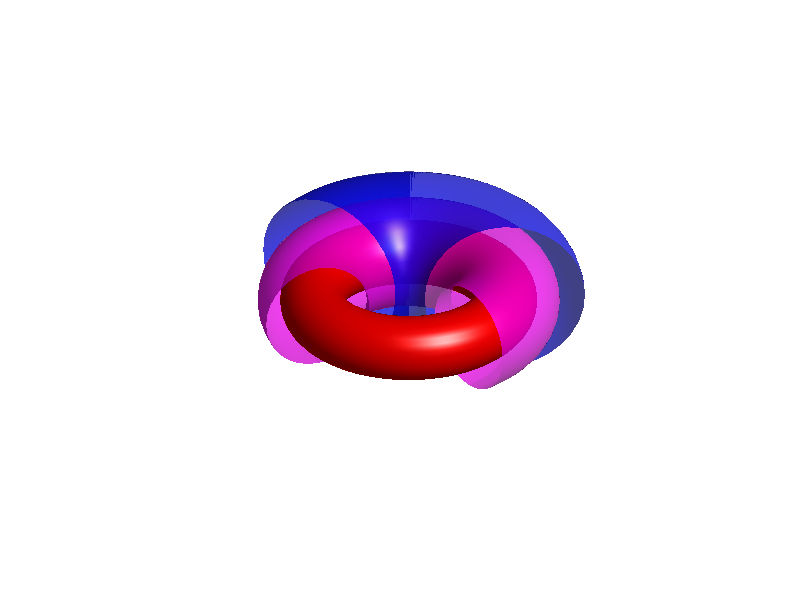
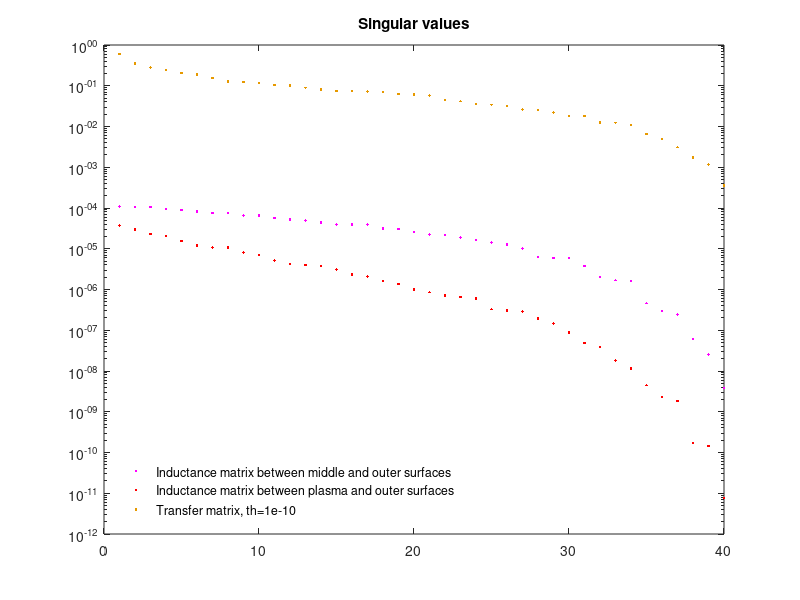
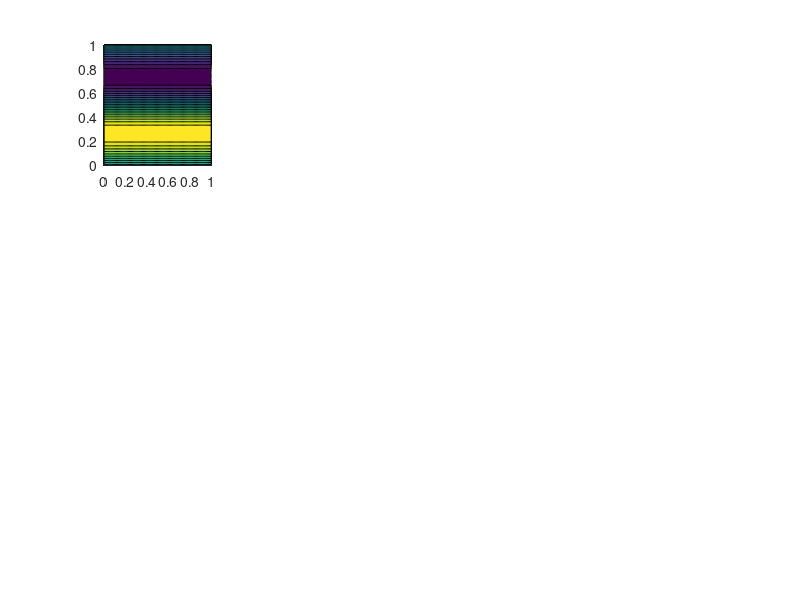

Source code (MATLAB) for these figures, in order: (Note: this script raises an error after producing the figures.)
function bdistrib()

% This matlab script performs the same steps to the fortran program. The
% fortran and matlab versions are completely independent of each other. For
% identical inputs, they should give identical outputs to within roundoff
% error.

clear

% Resolution parameters:
% **********************************

nu_plasma = 32;
nv_plasma = 64;

nu_middle = 32;
nv_middle = 64;

nu_outer = 32;
nv_outer = 64;

mpol_plasma = 4;
ntor_plasma = 4;

mpol_middle = 4;
ntor_middle = 4;

mpol_outer = 4;
ntor_outer = 4;


% Options for the shape of the plasma surface:
% **********************************
geometry_option_plasma = 0;
woutFilename = 'C:\Users\landreman\Box Sync\MATLAB\20150601-01 Sfincs version 3\equilibria\wout_w7x_standardConfig.nc';
R0_plasma = 3.0;
a_plasma = 1;
nfp_imposed = 5;

% Options for the shape of the middle surface:
% **********************************
geometry_option_middle = 0;
R0_middle = 3.0;
a_middle = 1.7;
separation_middle = 0.35;

% Options for the shape of the outer surface:
% **********************************
geometry_option_outer = 1;
R0_outer = 3.0;
a_outer = 2.5;
separation_outer = 0.7; 

% Options for the SVDs and pseudo-inverse:
% **********************************
pseudoinverse_thresholds = [1e-10];

n_singular_vectors_to_save = 12;

inverse_option = 3;
% 0 = Pseudo-inverse with customizable threshold, analogous to the implementation in the fortran version.
% 1 = Matlab "/"
% 2 = Matlab inv()
% 3 = Matlab pinv()

% Plotting options:
% **********************************

plot3DFigure = true;
%plot3DFigure = false;

%plotGrids = true;
plotGrids = false;

%plotVectors = true;
plotVectors = false;

%stopAfterInitialPlots = true;
stopAfterInitialPlots = false;

figureOffset = 0;

% Options related to checking fortran version
% *******************************************

compareToFortran = true;
%compareToFortran = false;

fortranNcFilename = 'C:\Users\landreman\Box Sync\MATLAB\bdistrib_out.w7x.nc';

fortranComparisonThreshhold = 1e-7;

% *************************************************************************
% *************************************************************************
% End of input parameters.
% *************************************************************************
% *************************************************************************

    function compareVariableToFortran(variableName, varargin)
        % Specify 'abs' as an argument to compare the absolute values.
        % This is useful for the singular vectors, which are only defined
        % up to a sign in practice.
        if ~ compareToFortran
            return
        end
        try
            fortranVariable = double(ncread(fortranNcFilename,variableName));
        catch
            fprintf(['*** Variable ',variableName,' does not exist in the fortran output file.\n'])
            return
        end
        matlabVariable = eval(variableName);
        assignin('base',[variableName,'_m'],matlabVariable)
        assignin('base',[variableName,'_f'],fortranVariable)
        if isrow(matlabVariable)
            matlabVariable = matlabVariable(:);
        end
        if isrow(fortranVariable)
            fortranVariable = fortranVariable(:);
        end
        try
            % Next lines will cause an exception if sizes are different:
            if nargin>1 && strcmp(varargin{1},'abs')
                differences = abs(abs(matlabVariable) - abs(fortranVariable)) > fortranComparisonThreshhold;
            else
                differences = abs(matlabVariable - fortranVariable) > fortranComparisonThreshhold;
            end
            if any(any(any(differences)))
                fprintf(['*** Variable ',variableName,' is the same size Matlab and fortran but differs in value. max|diff|=%g\n'],max(max(max(differences))))
            else
                fprintf(['    Variable ',variableName,' is the same in Matlab and fortran.\n'])
            end
        catch
            fprintf(['*** Variable ',variableName,' is a different size between Matlab and fortran.\n'])
        end
    end

compareVariableToFortran('nu_plasma')
compareVariableToFortran('nv_plasma')
compareVariableToFortran('nu_middle')
compareVariableToFortran('nv_middle')
compareVariableToFortran('nu_outer')
compareVariableToFortran('nv_outer')
compareVariableToFortran('geometry_option_plasma')
compareVariableToFortran('geometry_option_middle')
compareVariableToFortran('geometry_option_outer')
compareVariableToFortran('pseudoinverse_thresholds')

% *********************************************
% Set up Fourier arrays
% *********************************************

    function [mnmax, xm, xn] = setupFourierArrays(mpol,ntor)
        % xm is non-negative, while xn can be negative
        % xn is the rapidly increasing variable.
        
        % When xm=0, xn=1..ntor.
        % When xm>0, xn=-ntor..ntor.
        mnmax = ntor + mpol*(2*ntor+1);
        
        xm = zeros(mnmax,1);
        xn = zeros(mnmax,1);
        xn(1:ntor) = 1:ntor;
        nextIndex = ntor+1;
        for m = 1:mpol
            indices = nextIndex:(nextIndex+2*ntor);
            xm(indices) = m;
            xn(indices) = (-ntor):ntor;
            nextIndex = nextIndex + 2*ntor+1;
        end
    end
    
[mnmax_plasma, xm_plasma, xn_plasma] = setupFourierArrays(mpol_plasma, ntor_plasma);
[mnmax_middle, xm_middle, xn_middle] = setupFourierArrays(mpol_middle, ntor_middle);
[mnmax_outer, xm_outer, xn_outer]    = setupFourierArrays(mpol_outer, ntor_outer);

compareVariableToFortran('mpol_plasma')
compareVariableToFortran('ntor_plasma')
compareVariableToFortran('mpol_middle')
compareVariableToFortran('ntor_middle')
compareVariableToFortran('mpol_outer')
compareVariableToFortran('ntor_outer')
compareVariableToFortran('mnmax_plasma')
compareVariableToFortran('mnmax_middle')
compareVariableToFortran('mnmax_outer')
compareVariableToFortran('xn_plasma')
compareVariableToFortran('xm_plasma')
compareVariableToFortran('xn_plasma')
compareVariableToFortran('xm_middle')
compareVariableToFortran('xn_middle')
compareVariableToFortran('xm_outer')
compareVariableToFortran('xn_outer')

% *********************************************
% Initialize the plasma surface:
% *********************************************

switch geometry_option_plasma
    case {0,1}
        % Plain axisymmetric circular torus
        nfp = nfp_imposed;
        mnmax = 2;
        xm = [0,1];
        xn = [0,0];
        rmnc = [R0_plasma; a_plasma];
        zmns = [0; a_plasma];
        whichSurface = 2;
        Rmajor_p = R0_plasma;
        
    case {2}
        % Load flux surface info from VMEC
        filename = woutFilename;
        ns = double(ncread(filename,'ns'));
        Rmajor_p = double(ncread(filename,'Rmajor_p'));
        nfp = double(ncread(filename,'nfp'));
        xm = double(ncread(filename,'xm'));
        xn = double(ncread(filename,'xn'));
        xm_nyq = double(ncread(filename,'xm_nyq'));
        xn_nyq = double(ncread(filename,'xn_nyq'));
        rmnc = double(ncread(filename,'rmnc'));
        zmns = double(ncread(filename,'zmns'));
        bmnc = double(ncread(filename,'bmnc'));
        mnmax = double(ncread(filename,'mnmax'));
        mnmax_nyq = double(ncread(filename,'mnmax_nyq'));
        
        whichSurface = ns; % Choose the outermost surface
        % Discard the other surfaces:
        rmnc = rmnc(:,whichSurface);
        zmns = zmns(:,whichSurface);
        
    otherwise
        error('Invalid setting for geometry_option_plasma')
end

nvl_plasma = nv_plasma * nfp;
nvl_middle = nv_middle * nfp;
nvl_outer = nv_outer * nfp;

u_plasma = linspace(0,1,nu_plasma+1);
u_plasma(end) = [];
v_plasma = linspace(0,1,nv_plasma+1);
v_plasma(end) = [];
vl_plasma = linspace(0,nfp,nvl_plasma+1);
vl_plasma(end) = [];
[vl_plasma_2D, u_plasma_2D] = meshgrid(vl_plasma, u_plasma);

x = zeros(nu_plasma,nvl_plasma);
y = zeros(nu_plasma,nvl_plasma);
z = zeros(nu_plasma,nvl_plasma);

dxdu = zeros(nu_plasma,nvl_plasma);
dydu = zeros(nu_plasma,nvl_plasma);
dzdu = zeros(nu_plasma,nvl_plasma);

dxdv = zeros(nu_plasma,nvl_plasma);
dydv = zeros(nu_plasma,nvl_plasma);
dzdv = zeros(nu_plasma,nvl_plasma);

for i=1:mnmax
    angle = xm(i)*2*pi*u_plasma_2D-xn(i)*2*pi/nfp*vl_plasma_2D;
    angle2 = 2*pi*vl_plasma_2D/nfp;
    
    x = x + rmnc(i)*cos(angle).*cos(angle2);
    y = y + rmnc(i)*cos(angle).*sin(angle2);
    z = z + zmns(i)*sin(angle);
    
    dxdu = dxdu - 2*pi*xm(i)*rmnc(i)*sin(angle).*cos(angle2);
    dydu = dydu - 2*pi*xm(i)*rmnc(i)*sin(angle).*sin(angle2);
    dzdu = dzdu + 2*pi*xm(i)*zmns(i)*cos(angle);
    
    dxdv = dxdv + 2*pi/nfp*xn(i)*rmnc(i)*sin(angle).*cos(angle2) ...
        - 2*pi/nfp*rmnc(i)*cos(angle).*sin(angle2);
    dydv = dydv + 2*pi/nfp*xn(i)*rmnc(i)*sin(angle).*sin(angle2) ...
        + 2*pi/nfp*rmnc(i)*cos(angle).*cos(angle2);
    dzdv = dzdv - 2*pi/nfp*xn(i)*zmns(i)*cos(angle);
end

Nx = dydv .* dzdu - dzdv .* dydu;
Ny = dzdv .* dxdu - dxdv .* dzdu;
Nz = dxdv .* dydu - dydv .* dxdu;

r_plasma = zeros(nu_plasma, nvl_plasma, 3);
drdu_plasma = zeros(nu_plasma, nvl_plasma, 3);
drdv_plasma = zeros(nu_plasma, nvl_plasma, 3);
normal_plasma = zeros(nu_plasma, nvl_plasma, 3);

r_plasma(:,:,1) = x;
r_plasma(:,:,2) = y;
r_plasma(:,:,3) = z;
drdu_plasma(:,:,1) = dxdu;
drdu_plasma(:,:,2) = dydu;
drdu_plasma(:,:,3) = dzdu;
drdv_plasma(:,:,1) = dxdv;
drdv_plasma(:,:,2) = dydv;
drdv_plasma(:,:,3) = dzdv;
normal_plasma(:,:,1) = Nx;
normal_plasma(:,:,2) = Ny;
normal_plasma(:,:,3) = Nz;

compareVariableToFortran('nfp')
compareVariableToFortran('u_plasma')
compareVariableToFortran('v_plasma')
compareVariableToFortran('vl_plasma')

compareVariableToFortran('r_plasma')
compareVariableToFortran('drdu_plasma')
compareVariableToFortran('drdv_plasma')
compareVariableToFortran('normal_plasma')


% *********************************************
% Initialize the middle and outer surfaces:
% *********************************************

    function [u, v, vl, u_2D, vl_2D, r, drdu, drdv, normal] = initSurface(nu, nv, geometry_option, R0, a, separation);
        nvl = nv*nfp;
        u = linspace(0,1,nu+1);
        u(end) = [];
        v = linspace(0,1,nv+1);
        v(end) = [];
        vl = linspace(0,nfp,nvl+1);
        vl(end) = [];
        [vl_2D, u_2D] = meshgrid(vl, u);

        switch(geometry_option)
            case {0,1}
                if geometry_option == 0
                    R0_to_use = Rmajor_p;
                else
                    R0_to_use = R0;
                end
                
                x = (R0_to_use + a * cos(2*pi*u_2D)) .* cos(2*pi*vl_2D/nfp);
                y = (R0_to_use + a * cos(2*pi*u_2D)) .* sin(2*pi*vl_2D/nfp);
                z = a * sin(2*pi*u_2D);
                
                dxdu = -a * 2 * pi * sin(2*pi*u_2D) .* cos(2*pi*vl_2D/nfp);
                dydu = -a * 2 * pi * sin(2*pi*u_2D) .* sin(2*pi*vl_2D/nfp);
                dzdu = a * 2 * pi * cos(2*pi*u_2D);
                
                dxdv = -2*pi/nfp*(R0_to_use + a * cos(2*pi*u_2D)) .* sin(2*pi*vl_2D/nfp);
                dydv =  2*pi/nfp*(R0_to_use + a * cos(2*pi*u_2D)) .* cos(2*pi*vl_2D/nfp);
                dzdv = zeros(size(u_2D));
                
            case 2
                error('geometry_option = 2 is not yet implemented for middle and outer surfaces.')
                
            otherwise
                error('Invalid geometry_option')
        end
        
        Nx = dydv .* dzdu - dzdv .* dydu;
        Ny = dzdv .* dxdu - dxdv .* dzdu;
        Nz = dxdv .* dydu - dydv .* dxdu;
        
        r = zeros(nu, nvl, 3);
        drdu = zeros(nu, nvl, 3);
        drdv = zeros(nu, nvl, 3);
        normal = zeros(nu, nvl, 3);
        
        r(:,:,1) = x;
        r(:,:,2) = y;
        r(:,:,3) = z;
        drdu(:,:,1) = dxdu;
        drdu(:,:,2) = dydu;
        drdu(:,:,3) = dzdu;
        drdv(:,:,1) = dxdv;
        drdv(:,:,2) = dydv;
        drdv(:,:,3) = dzdv;
        normal(:,:,1) = Nx;
        normal(:,:,2) = Ny;
        normal(:,:,3) = Nz;

    end

tic
fprintf('Initializing middle surface.\n')
[u_middle, v_middle, vl_middle, u_middle_2D, vl_middle_2D, r_middle, drdu_middle, drdv_middle, normal_middle] ...
    = initSurface(nu_middle, nv_middle, geometry_option_middle, R0_middle, a_middle, separation_middle);
fprintf('Done. Took %g seconds.\n',toc)

tic
fprintf('Initializing outer surface.\n')
[u_outer, v_outer, vl_outer, u_outer_2D, vl_outer_2D, r_outer, drdu_outer, drdv_outer, normal_outer] ...
    = initSurface(nu_outer, nv_outer, geometry_option_outer, R0_outer, a_outer, separation_outer);
fprintf('Done. Took %g seconds.\n',toc)

compareVariableToFortran('u_middle')
compareVariableToFortran('v_middle')
compareVariableToFortran('vl_middle')
compareVariableToFortran('r_middle')
compareVariableToFortran('drdu_middle')
compareVariableToFortran('drdv_middle')
compareVariableToFortran('normal_middle')

compareVariableToFortran('u_outer')
compareVariableToFortran('v_outer')
compareVariableToFortran('vl_outer')
compareVariableToFortran('r_outer')
compareVariableToFortran('drdu_outer')
compareVariableToFortran('drdv_outer')
compareVariableToFortran('normal_outer')

% *********************************************
% Make 3D figure of surfaces
% *********************************************

%r_plasma = ncread(fortranNcFilename,'r_plasma');

if plot3DFigure
    r_plasma_toplot = r_plasma;
    r_middle_toplot = r_middle;
    r_outer_toplot = r_outer;

    % "Rotate" in theta so the seam in the plot is on the bottom
    nshift = round(nu_plasma*0.25);
    r_plasma_toplot = circshift(r_plasma_toplot, [nshift,0,0]);
    nshift = round(nu_middle*0.25);
    r_middle_toplot = circshift(r_middle_toplot, [nshift,0,0]);
    nshift = round(nu_outer*0.25);
    r_outer_toplot = circshift(r_outer_toplot, [nshift,0,0]);

    % Close surfaces for plotting:
    r_plasma_toplot(:,end+1,:) = r_plasma_toplot(:,1,:);
    r_plasma_toplot(end+1,:,:) = r_plasma_toplot(1,:,:);
    
    % For middle and outer surfaces, close in u, but don't bother closing
    % in v:
    r_middle_toplot(end+1,:,:) = r_middle_toplot(1,:,:);
    r_outer_toplot(end+1,:,:) = r_outer_toplot(1,:,:);
    
    
    
    mask = vl_middle < 0.7*nfp;
    r_middle_toplot = r_middle_toplot(:,mask,:);
    
    mask = (vl_outer > 0.15*nfp) & (vl_outer < 0.55*nfp);
    r_outer_toplot = r_outer_toplot(:,mask,:);

    figure(1 + figureOffset)
    clf
    set(gcf,'Color','w')
    faceColor = [1,0,0];
    surf(r_plasma_toplot(:,:,1),r_plasma_toplot(:,:,2),r_plasma_toplot(:,:,3),'FaceColor',faceColor,'EdgeColor','none')
    hold on
    if plotGrids
        plot3(r_plasma_toplot(:,:,1),r_plasma_toplot(:,:,2),r_plasma_toplot(:,:,3),'.r')
    end
    daspect([1,1,1])
    %shading interp
    axis vis3d
    hold on
    
    faceColor = [1,0,1];
    surf(r_middle_toplot(:,:,1),r_middle_toplot(:,:,2),r_middle_toplot(:,:,3),'FaceColor',faceColor,'EdgeColor','none','FaceAlpha',0.75)
    
    faceColor = [0,0,1];
    surf(r_outer_toplot(:,:,1),r_outer_toplot(:,:,2),r_outer_toplot(:,:,3),'FaceColor',faceColor,'EdgeColor','none','FaceAlpha',0.75)
    
    if plotGrids
        plot3(r_middle_toplot(:,:,1),r_middle_toplot(:,:,2),r_middle_toplot(:,:,3),'.m')
        plot3(r_outer_toplot(:,:,1),r_outer_toplot(:,:,2),r_outer_toplot(:,:,3),'.b')
    end
    %surf(X_coil,Y_coil,Z_coil,'FaceColor',faceColor,'EdgeColor','none')
    %surf(X_coil,Y_coil,Z_coil,'FaceColor',faceColor,'EdgeColor','none','FaceAlpha',0.75)
    light
    lighting gouraud
    zoom(1.6)
    campos([  574.9370 -457.0244  424.3304])
    camva(1.0271)
    axis off
    
end

if stopAfterInitialPlots
    return
end


% *********************************************
% Compute mutual inductance matrices
% *********************************************

mu0 = 4*pi*(1e-7);
[v_outer_2D, u_outer_2D] = meshgrid(v_outer,u_outer);
du_outer = u_outer(2)-u_outer(1);
dv_outer = v_outer(2)-v_outer(1);

    function inductanceMatrix = computeInductanceMatrix(r, normal, u, v, mnmax, xm, xn)
        nu = size(r,1);
        nv = size(r,2)/nfp;
        if round(nv) ~= nv
            error('Something went wrong.')
        end
        
        [v2D, u2D] = meshgrid(v,u);
        du = u(2)-u(1);
        dv = v(2)-v(1);

        tic1 = tic;
        xToFourier = zeros(mnmax,nu*nv);
        for imn = 1:mnmax
            xToFourier(imn,:) = reshape(sin(2*pi*(xm(imn)*u2D + xn(imn)*v2D)), [nu*nv,1])';
        end
        
        xToFourier_outer = zeros(nu_outer*nv_outer,mnmax_outer);
        for imn = 1:mnmax_outer
            xToFourier_outer(:,imn) = reshape(sin(2*pi*(xm_outer(imn)*u_outer_2D + xn_outer(imn)*v_outer_2D)), [nu_outer*nv_outer,1]);
        end
        fprintf('  xToFourier: %g\n',toc(tic1))
        
        tic1 = tic;
        vIndices = 1:nv;
        inductanceMatrix_xBasis = zeros(nu*nv, nu_outer*nv_outer);
        for iu_outer = 1:nu_outer
            for iv_outer = 1:nv_outer
                index_outer = (iv_outer-1)*nu_outer + iu_outer;
                for l_outer = 0:(nfp-1)
                    ivl_outer = iv_outer + l_outer*nv_outer;
                    dx = r(:,vIndices,1) - r_outer(iu_outer,ivl_outer,1);
                    dy = r(:,vIndices,2) - r_outer(iu_outer,ivl_outer,2);
                    dz = r(:,vIndices,3) - r_outer(iu_outer,ivl_outer,3);
                    dr2 = dx.*dx + dy.*dy + dz.*dz;
                    denominator = dr2 .* sqrt(dr2);
                    temp = (normal(:,vIndices,1)*normal_outer(iu_outer,ivl_outer,1) ...
                        +   normal(:,vIndices,2)*normal_outer(iu_outer,ivl_outer,2) ...
                        +   normal(:,vIndices,3)*normal_outer(iu_outer,ivl_outer,3) ...
                        - (3./dr2) .* (dx .* normal(:,vIndices,1) + dy .* normal(:,vIndices,2) + dz .* normal(:,vIndices,3)) ...
                        .* (dx * normal_outer(iu_outer,ivl_outer,1) + dy * normal_outer(iu_outer,ivl_outer,2) + dz * normal_outer(iu_outer,ivl_outer,3))) ./ denominator;
                    inductanceMatrix_xBasis(:,index_outer) = inductanceMatrix_xBasis(:,index_outer) + ...
                        reshape(temp, [nu*nv,1]);
                end
            end
        end
        fprintf('  xBasis: %g\n',toc(tic1))

        tic1 = tic;        
        inductanceMatrix = (2 * nfp * mu0/(4*pi) * du * dv * du_outer * dv_outer) * xToFourier * inductanceMatrix_xBasis * xToFourier_outer;
        fprintf('  matmul: %g\n',toc(tic1))
    end

tic
fprintf('Building mutual inductance matrix between the plasma and outer surfaces.\n')
inductance_plasma = computeInductanceMatrix(r_plasma, normal_plasma, u_plasma, v_plasma, mnmax_plasma, xm_plasma, xn_plasma);
fprintf('Done. Took %g seconds.\n',toc)

tic
fprintf('Building mutual inductance matrix between the middle and outer surfaces.\n')
inductance_middle = computeInductanceMatrix(r_middle, normal_middle, u_middle, v_middle, mnmax_middle, xm_middle, xn_middle);
fprintf('Done. Took %g seconds.\n',toc)

compareVariableToFortran('inductance_plasma')
compareVariableToFortran('inductance_middle')

% *********************************************
% Compute SVD of the two inductance matrices
% *********************************************

tic
fprintf('Computing SVD of the mutual inductance matrix between the plasma and outer surfaces.\n')
[svd_u_inductance_plasma, svd_s_inductance_plasma, svd_v_inductance_plasma] = svd(inductance_plasma);
svd_s_inductance_plasma = diag(svd_s_inductance_plasma);
fprintf('Done. Took %g seconds.\n',toc)

tic
fprintf('Computing SVD of the mutual inductance matrix between the middle and outer surfaces.\n')
[svd_u_inductance_middle, svd_s_inductance_middle, svd_v_inductance_middle] = svd(inductance_middle);
svd_s_inductance_middle_size = size(svd_s_inductance_middle);
svd_s_inductance_middle = diag(svd_s_inductance_middle);
fprintf('Done. Took %g seconds.\n',toc)

figure(figureOffset + 2)
clf
semilogy(svd_s_inductance_middle,'.m','DisplayName','Inductance matrix between middle and outer surfaces')
hold on
semilogy(svd_s_inductance_plasma,'.r','DisplayName','Inductance matrix between plasma and outer surfaces')
%set(gca,'xGrid','on','yGrid','on')
title('Singular values')

compareVariableToFortran('svd_s_inductance_plasma')
compareVariableToFortran('svd_s_inductance_middle')

% *********************************************
% Compute transfer matrix
% *********************************************

n_pseudoinverse_thresholds = numel(pseudoinverse_thresholds);
n_singular_values_retained = zeros(n_pseudoinverse_thresholds,1);
svd_s_transferMatrix = zeros(min([mnmax_plasma,mnmax_middle]), n_pseudoinverse_thresholds);
svd_u_transferMatrix = zeros(mnmax_plasma,n_singular_vectors_to_save, n_pseudoinverse_thresholds);
svd_v_transferMatrix = zeros(mnmax_middle,n_singular_vectors_to_save, n_pseudoinverse_thresholds);

compareVariableToFortran('n_pseudoinverse_thresholds')
compareVariableToFortran('pseudoinverse_thresholds')
compareVariableToFortran('n_singular_vectors_to_save')


colors = [0.9,0.6,0;
        0,0.7,0;
        0,0,1;
        0,0,0;];

if inverse_option==0
    Mpo_V = inductance_plasma * svd_v_inductance_middle;
end

for i = 1:n_pseudoinverse_thresholds    
    % Decide how many singular values to keep:
    threshold = pseudoinverse_thresholds(i);
    keepMask = (svd_s_inductance_middle/svd_s_inductance_middle(1)) >= threshold;
    n_singular_values_retained(i) = sum(keepMask);
    fprintf('Forming transfer matrix for pinv threshold %g: retaining %d singular values.\n',threshold, n_singular_values_retained(i))
    tic

    switch inverse_option
        case 0
            fprintf('Using customizable pseudo-inverse to invert M_mo.\n')
            % Build the rectangular matrix of inverse singular values:
            inverseSingularValues = 1./svd_s_inductance_middle;
            inverseSingularValues(~keepMask) = 0;
            inverseSingularValues = inverseSingularValues(:);
            diagonalPart = spdiags(inverseSingularValues, 0, svd_s_inductance_middle_size(2), svd_s_inductance_middle_size(1));
            
            % Put the pieces together:
            transferMatrix = Mpo_V * diagonalPart * (svd_u_inductance_middle');
        case 1
            fprintf('Using Matlab''s "/" to invert M_mo.\n')
            transferMatrix = inductance_plasma / inductance_middle;
        case 2
            fprintf('Using Matlab''s "inv()" to invert M_mo.\n')
            transferMatrix = inductance_plasma * inv(inductance_middle);
        case 3
            fprintf('Using Matlab''s "pinv()" to invert M_mo.\n')
            transferMatrix = inductance_plasma * pinv(inductance_middle);
        otherwise
            error('Invalid option for inverse_option')
    end
    fprintf('  Assembled transfer matrix. Took %g seconds.\n',toc)
    
    % Carry out SVD
    tic
    [svd_u_transferMatrix_pre, svd_s_transferMatrix_pre, svd_v_transferMatrix_pre] = svd(transferMatrix);
    svd_s_transferMatrix(:,i) = diag(svd_s_transferMatrix_pre);
    fprintf('  Done with SVD. Took %g seconds.\n',toc)
    svd_u_transferMatrix(:,:,i) = svd_u_transferMatrix_pre(:,1:n_singular_vectors_to_save);
    svd_v_transferMatrix(:,:,i) = svd_v_transferMatrix_pre(:,1:n_singular_vectors_to_save);
    
    colorindex = 1+mod(i-1,size(colors,1));
    plot(svd_s_transferMatrix(:,i),'.','DisplayName',['Transfer matrix, th=',num2str(threshold)],'Color',colors(colorindex,:))
end

legend show
set(legend,'Box','off','Location','southwest')

compareVariableToFortran('svd_s_transferMatrix')
compareVariableToFortran('svd_u_transferMatrix','abs')
compareVariableToFortran('svd_v_transferMatrix','abs')

% *********************************************
% Done with the main calculation.
% Now plot singular vectors.
% *********************************************

numContours = 20;
nextFigure = 2;

nu_plot = 102;
nv_plot = 100;
u_plot = linspace(0,1,nu_plot);
v_plot = linspace(0,1,nv_plot);
[v_plot_2D, u_plot_2D] = meshgrid(v_plot,u_plot);
FourierToX = zeros(nu_plot*nv_plot,mnmax_plasma);
for imn = 1:mnmax_plasma
    FourierToX(:,imn) = reshape(sin(2*pi*(xm_plasma(imn)*u_plot_2D + xn_plasma(imn)*v_plot_2D)), [nu_plot*nv_plot,1]);
end

for whichThreshold = 1:n_pseudoinverse_thresholds
    nextFigure = nextFigure+1;
    figure(nextFigure)
    clf
    numCols = ceil(sqrt(n_singular_vectors_to_save));
    numRows = ceil(n_singular_vectors_to_save / numCols);
    
    for whichPlot = 1:n_singular_vectors_to_save
        subplot(numRows,numCols,whichPlot)
        data = reshape(FourierToX * svd_u_transferMatrix(:,whichPlot,whichThreshold),[nu_plot,nv_plot]);
        contourf(v_plot, u_plot, data, numContours,'EdgeColor','none')
        colorbar
        xlabel('v')
        ylabel('u')
        title({['Singular vector u ',num2str(whichPlot)],['s=',num2str(svd_s_transferMatrix(whichPlot,whichThreshold))]})
    end
    stringForTop = ['Efficiency-ordered B_n distributions on plasma surface (threshold=',num2str(pseudoinverse_thresholds(whichThreshold)),')'];
    annotation('textbox',[0 0.96 1 .04],'HorizontalAlignment','center',...
        'Interpreter','none','VerticalAlignment','bottom',...
        'FontSize',11,'LineStyle','none','String',stringForTop);
    
end


FourierToX = zeros(nu_plot*nv_plot,mnmax_middle);
for imn = 1:mnmax_middle
    FourierToX(:,imn) = reshape(sin(2*pi*(xm_middle(imn)*u_plot_2D + xn_middle(imn)*v_plot_2D)), [nu_plot*nv_plot,1]);
end
for whichThreshold = 1:n_pseudoinverse_thresholds
    nextFigure = nextFigure+1;
    figure(nextFigure)
    clf
    numCols = ceil(sqrt(n_singular_vectors_to_save));
    numRows = ceil(n_singular_vectors_to_save / numCols);
    
    for whichPlot = 1:n_singular_vectors_to_save
        subplot(numRows,numCols,whichPlot)
        data = reshape(FourierToX * svd_v_transferMatrix(:,whichPlot,whichThreshold),[nu_plot,nv_plot]);
        contourf(v_plot, u_plot, data, numContours,'EdgeColor','none')
        colorbar
        xlabel('v')
        ylabel('u')
        title(['Singular vector v ',num2str(whichPlot)])
    end
    stringForTop = ['Efficiency-ordered B_n distributions on middle surface (threshold=',num2str(pseudoinverse_thresholds(whichThreshold)),')'];
    annotation('textbox',[0 0.96 1 .04],'HorizontalAlignment','center',...
        'Interpreter','none','VerticalAlignment','bottom',...
        'FontSize',11,'LineStyle','none','String',stringForTop);
    
end

end
